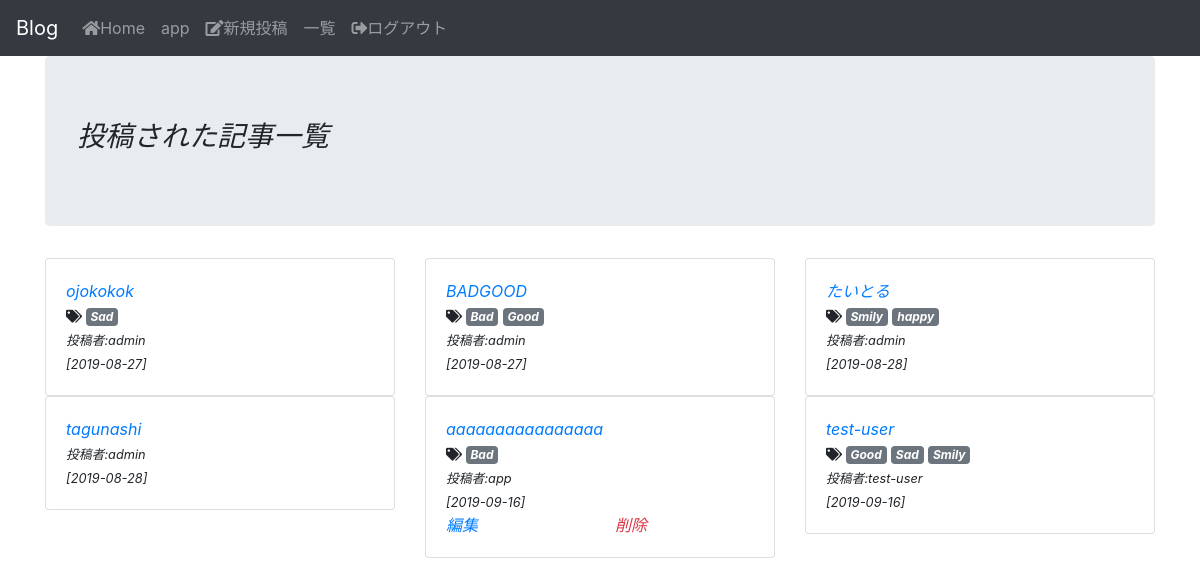
The page /article/all/ (signed in) on the database its author committed.
### mini_app/models.py (models this page shows, shortened)
class Article(models.Model):
  author = models.ForeignKey(to=User,on_delete=models.CASCADE,)
  title = models.CharField(max_length=128)
  text = models.TextField()
  posted_at = models.DateTimeField(auto_now_add=True)
  last_modify = models.DateTimeField(auto_now=True)
  like = models.IntegerField(default=0)
  tags = models.ManyToManyField(Tag, blank=True)
  class Meta:
    ordering = ('title',)

class Tag(models.Model):
  name = models.CharField(max_length=32, unique=True)
  class Meta:
    ordering = ('name',)

### mini_app/views.py (the view)
# urls.py: path("article/all/", views.article_all, name="article_all"),
def article_all(request):
  template_name = "mini_app/article_all.html"
  context = {"articles":models.Article.objects.order_by('posted_at'),
            "login_user_id": request.user.id
            }
  return render(request,template_name,context)

### mini_app/templates/mini_app/article_all.html (shortened to what this page needs)
{% extends 'base/base.html' %}
{% block jumbotron %}
<h1 class="h3">投稿された記事一覧</h1>
{% endblock %}
{% block body %}
<div class="row">
  {% for article in articles %}
  <div class="col-12 col-md-6 col-lg-4">
    <div class="card">
      <div class="card-body">
        <div class="row">
          <div class="col-12">
            <a class="text-primary" href="{% url 'view_article' article.pk %}">{{ article.title }}</a>
          </div>
          <div class="col-12">
            {% for tag in article.tags.all %}
              {% if forloop.first %}
                <small><i class="fas fa-tags"></i> </small>
                <a class="badge badge-secondary" href="{% url 'view_tag' tag.pk %}">{{ tag.name }}</a>
              {% else %}
                <a class="badge badge-secondary" href="{% url 'view_tag' tag.pk %}">{{ tag.name }}</a>
              {% endif %}
            {% empty %}
              <span ></span>
            {% endfor %}
          </div>
          <div class="col-12">
            <small>投稿者:{{ article.author }}</small>
          </div>
          <div class="col-12">
            <small>[{{ article.posted_at|date:"Y-m-j" }}]</small>
          </div>
          {% if article.author.id == login_user_id %}
            <div class="col-6">
              <a class="text-primary" href="{% url 'edit' article.pk %}">編集</a>
            </div>
            <div class="col-6">
              <a class="text-danger" href="{% url 'delete' article.pk %}">削除<a>
            </div>
          {% endif %}
        </div>
      </div>
    </div>
  </div>
  {% endfor %}
</div>
{% endblock %}

### mini_app/templates/base/base.html (shortened to what this page needs)
{% load static %}
<!DOCTYPE html>
<html>
<head>
  <link rel="stylesheet" type="text/css" href="{% static 'css/bootstrap.min.css' %}" />
  <link rel="stylesheet" href="https://use.fontawesome.com/releases/v5.6.3/css/all.css">
  <link rel="stylesheet" href="{% static 'css/blog.css' %}">
</head>
<body>
  <nav class="navbar navbar-expand-lg navbar-dark bg-dark">
    <a class="navbar-brand" href="/">Blog</a>
    <div class="collapse navbar-collapse" id="navbarNav">
      <ul class="navbar-nav">
        <li class="nav-item">
          <a class="nav-link" href="{% url 'index' %}"><i class="fas fa-home"></i>Home</a>
        </li>
      {% if user.is_authenticated %}
        <li class="nav-item">
          <a class="nav-link" href="#">{{ user.username }}</a>
        </li>
        <li class="nav-item">
          <a class="nav-link" href="{% url 'new' %}"><i class="fas fa-edit"></i>新規投稿</a>
        </li>
        <li class="nav-item">
          <a href="{% url 'article_all' %}" class="nav-link">一覧</a>
        </li>
        <li class="nav-item">
          <a href="{% url 'logout' %}" class="nav-link"><i class="fas fa-sign-out-alt"></i>ログアウト<i></a>
        </li>
      {% endif %}
      </ul>
    </div>
  </nav>
  <div class="container">
    <div class="jumbotron">
      {% block jumbotron %}{% endblock %}
    </div>
    {% block body %}
    {% endblock %}
  </div>
</body>
</html>

### rows shown on the page
Article: title "ojokokok", author "admin", posted_at "2019-08-27"
Tag: name "Sad"
Article: title "BADGOOD", author "admin", posted_at "2019-08-27"
Tag: name "Bad"
Tag: name "Good"
Article: title "たいとる", author "admin", posted_at "2019-08-28"
Tag: name "Smily"
Tag: name "happy"
Article: title "tagunashi", author "admin", posted_at "2019-08-28"
Article: title "aaaaaaaaaaaaaaaa", author "app", posted_at "2019-09-16", shows "編集"
Article: title "test-user", author "test-user", posted_at "2019-09-16"

### other values the page prints
{{ user.username }} "app"
